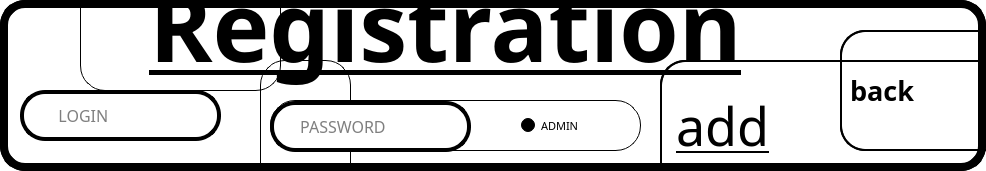
<?xml version="1.0" encoding="UTF-8"?>
<ui version="4.0">
 <class>dobpolzovat</class>
 <widget class="QMainWindow" name="dobpolzovat">
  <property name="geometry">
   <rect>
    <x>0</x>
    <y>0</y>
    <width>986</width>
    <height>171</height>
   </rect>
  </property>
  <property name="windowTitle">
   <string>MainWindow</string>
  </property>
  <property name="styleSheet">
   <string notr="true">background-color: rgb(255, 255, 255);
  border:8px solid #000000;
  border-radius: 25px;
</string>
  </property>
  <widget class="QWidget" name="centralwidget">
   <widget class="QPushButton" name="vihodAVTORIZ">
    <property name="geometry">
     <rect>
      <x>840</x>
      <y>30</y>
      <width>261</width>
      <height>121</height>
     </rect>
    </property>
    <property name="styleSheet">
     <string notr="true">  background-color: #ffffff;
  border:2px solid #000000;
  border-radius: 25px;
background-color: qlineargradient(spread:reflect, x1:0.379538, y1:0.568, x2:0.581, y2:0.544682, stop:0 rgba(255, 255, 255, 0), stop:1 rgba(187, 187, 187, 0));</string>
    </property>
    <property name="text">
     <string/>
    </property>
   </widget>
   <widget class="QLabel" name="label_3">
    <property name="geometry">
     <rect>
      <x>-20</x>
      <y>-60</y>
      <width>931</width>
      <height>171</height>
     </rect>
    </property>
    <property name="font">
     <font>
      <family>SETxt</family>
      <pointsize>72</pointsize>
      <weight>75</weight>
      <bold>true</bold>
     </font>
    </property>
    <property name="styleSheet">
     <string notr="true">  border:0px solid #000000;
background-color: qlineargradient(spread:pad, x1:0, y1:0.483409, x2:1, y2:0.363, stop:0 rgba(255, 255, 255, 0), stop:1 rgba(187, 187, 187, 0));
  border-radius: 30 px;
color: rgb(0, 0, 0);
</string>
    </property>
    <property name="text">
     <string>&lt;html&gt;&lt;head/&gt;&lt;body&gt;&lt;p align=&quot;center&quot;&gt;&lt;span style=&quot; text-decoration: underline;&quot;&gt;Registration&lt;/span&gt;&lt;/p&gt;&lt;/body&gt;&lt;/html&gt;</string>
    </property>
   </widget>
   <widget class="QLabel" name="label_5">
    <property name="geometry">
     <rect>
      <x>840</x>
      <y>30</y>
      <width>261</width>
      <height>121</height>
     </rect>
    </property>
    <property name="font">
     <font>
      <family>SETxt</family>
      <pointsize>20</pointsize>
      <weight>75</weight>
      <bold>true</bold>
      <strikeout>false</strikeout>
      <stylestrategy>PreferAntialias</stylestrategy>
      <kerning>true</kerning>
     </font>
    </property>
    <property name="styleSheet">
     <string notr="true">  background-color: #ffffff;
  border:2px solid #000000;
  border-radius: 25px;
background-color: qlineargradient(spread:reflect, x1:0.379538, y1:0.568, x2:0.581, y2:0.544682, stop:0 rgba(255, 255, 255, 0), stop:1 rgba(187, 187, 187, 0));
color: rgb(0, 0, 0);</string>
    </property>
    <property name="text">
     <string notr="true">back</string>
    </property>
    <property name="textFormat">
     <enum>Qt::PlainText</enum>
    </property>
    <property name="scaledContents">
     <bool>false</bool>
    </property>
   </widget>
   <widget class="QLineEdit" name="login">
    <property name="geometry">
     <rect>
      <x>20</x>
      <y>90</y>
      <width>201</width>
      <height>51</height>
     </rect>
    </property>
    <property name="font">
     <font>
      <family>SETxt</family>
      <pointsize>12</pointsize>
     </font>
    </property>
    <property name="styleSheet">
     <string notr="true">  background-color: #ffffff;
  border:4px solid #000000;
  border-radius: 25px;
color: rgb(0, 0, 0);
padding-left: 20px;
padding-right: 30px;
</string>
    </property>
    <property name="placeholderText">
     <string>   LOGIN</string>
    </property>
   </widget>
   <widget class="QLabel" name="label_7">
    <property name="geometry">
     <rect>
      <x>660</x>
      <y>60</y>
      <width>491</width>
      <height>131</height>
     </rect>
    </property>
    <property name="font">
     <font>
      <family>SETxt</family>
      <pointsize>39</pointsize>
      <weight>50</weight>
      <bold>false</bold>
      <underline>true</underline>
      <strikeout>false</strikeout>
      <stylestrategy>PreferAntialias</stylestrategy>
      <kerning>true</kerning>
     </font>
    </property>
    <property name="styleSheet">
     <string notr="true">  background-color: #ffffff;
  border:2px solid #000000;
  border-radius: 25px;
background-color: qlineargradient(spread:reflect, x1:0.379538, y1:0.568, x2:0.581, y2:0.544682, stop:0 rgba(255, 255, 255, 0), stop:1 rgba(187, 187, 187, 0));
color: rgb(0, 0, 0);</string>
    </property>
    <property name="text">
     <string notr="true">add</string>
    </property>
    <property name="textFormat">
     <enum>Qt::PlainText</enum>
    </property>
    <property name="scaledContents">
     <bool>false</bool>
    </property>
   </widget>
   <widget class="QPushButton" name="dobavlPOLZ">
    <property name="geometry">
     <rect>
      <x>660</x>
      <y>60</y>
      <width>491</width>
      <height>131</height>
     </rect>
    </property>
    <property name="styleSheet">
     <string notr="true">  background-color: #ffffff;
  border:2px solid #000000;
  border-radius: 25px;
background-color: qlineargradient(spread:reflect, x1:0.379538, y1:0.568, x2:0.581, y2:0.544682, stop:0 rgba(255, 255, 255, 0), stop:1 rgba(187, 187, 187, 0));</string>
    </property>
    <property name="text">
     <string/>
    </property>
   </widget>
   <widget class="QLabel" name="label_4">
    <property name="geometry">
     <rect>
      <x>80</x>
      <y>-110</y>
      <width>201</width>
      <height>201</height>
     </rect>
    </property>
    <property name="font">
     <font>
      <family>SETxt</family>
      <pointsize>13</pointsize>
      <strikeout>false</strikeout>
      <stylestrategy>PreferAntialias</stylestrategy>
      <kerning>true</kerning>
     </font>
    </property>
    <property name="styleSheet">
     <string notr="true">  background-color: #ffffff;
  border:1px solid #000000;
  border-radius: 25px;
background-color: qlineargradient(spread:reflect, x1:0.379538, y1:0.568, x2:0.581, y2:0.544682, stop:0 rgba(255, 255, 255, 0), stop:1 rgba(187, 187, 187, 0));</string>
    </property>
    <property name="text">
     <string notr="true"/>
    </property>
    <property name="textFormat">
     <enum>Qt::PlainText</enum>
    </property>
    <property name="scaledContents">
     <bool>false</bool>
    </property>
   </widget>
   <widget class="QLabel" name="label_6">
    <property name="geometry">
     <rect>
      <x>260</x>
      <y>60</y>
      <width>91</width>
      <height>131</height>
     </rect>
    </property>
    <property name="sizeIncrement">
     <size>
      <width>0</width>
      <height>1</height>
     </size>
    </property>
    <property name="font">
     <font>
      <family>SETxt</family>
      <pointsize>13</pointsize>
      <strikeout>false</strikeout>
      <stylestrategy>PreferAntialias</stylestrategy>
      <kerning>true</kerning>
     </font>
    </property>
    <property name="styleSheet">
     <string notr="true">  background-color: #ffffff;
  border:1px solid #000000;
  border-radius: 25px;
background-color: qlineargradient(spread:reflect, x1:0.379538, y1:0.568, x2:0.581, y2:0.544682, stop:0 rgba(255, 255, 255, 0), stop:1 rgba(187, 187, 187, 0));</string>
    </property>
    <property name="text">
     <string notr="true"/>
    </property>
    <property name="textFormat">
     <enum>Qt::PlainText</enum>
    </property>
    <property name="scaledContents">
     <bool>false</bool>
    </property>
   </widget>
   <widget class="QLineEdit" name="password">
    <property name="geometry">
     <rect>
      <x>270</x>
      <y>101</y>
      <width>201</width>
      <height>51</height>
     </rect>
    </property>
    <property name="font">
     <font>
      <family>SETxt</family>
      <pointsize>12</pointsize>
     </font>
    </property>
    <property name="styleSheet">
     <string notr="true">  background-color: #ffffff;
  border:4px solid #000000;
  border-radius: 25px;
color: rgb(0, 0, 0);
padding-left: 20px;
padding-right: 30px;
</string>
    </property>
    <property name="placeholderText">
     <string> PASSWORD</string>
    </property>
   </widget>
   <widget class="QRadioButton" name="addadmin">
    <property name="geometry">
     <rect>
      <x>270</x>
      <y>100</y>
      <width>371</width>
      <height>51</height>
     </rect>
    </property>
    <property name="font">
     <font>
      <family>SETxt</family>
      <pointsize>8</pointsize>
     </font>
    </property>
    <property name="styleSheet">
     <string notr="true">background-color: rgb(255, 255, 255);
  border:1px solid #000000;
  border-radius: 25px;
color: rgb(0, 0, 0);
background-color: qlineargradient(spread:reflect, x1:0.379538, y1:0.568, x2:0.581, y2:0.544682, stop:0 rgba(255, 255, 255, 0), stop:1 rgba(187, 187, 187, 0));
padding-left: 250px;</string>
    </property>
    <property name="text">
     <string>ADMIN</string>
    </property>
   </widget>
   <zorder>label_3</zorder>
   <zorder>label_5</zorder>
   <zorder>label_7</zorder>
   <zorder>label_4</zorder>
   <zorder>label_6</zorder>
   <zorder>login</zorder>
   <zorder>dobavlPOLZ</zorder>
   <zorder>vihodAVTORIZ</zorder>
   <zorder>addadmin</zorder>
   <zorder>addadmin</zorder>
   <zorder>addadmin</zorder>
   <zorder>password</zorder>
  </widget>
 </widget>
 <resources/>
 <connections/>
</ui>
